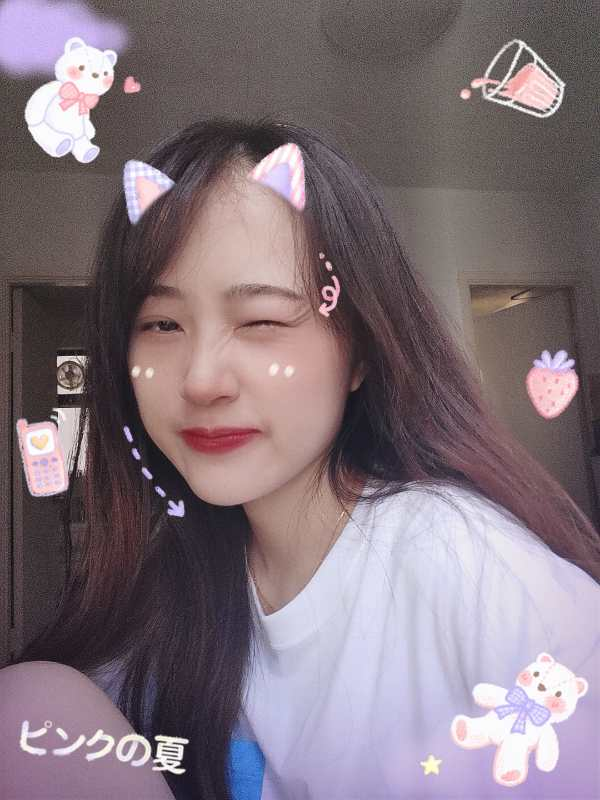
#> input picture img/origin_photo/10.jpg, 600 x 800 px; its folder holds only this picture in this run
$ python change_pic_size.py
#> lines starting #> are read from the running program, lines starting #| are printed output that depends on the picture
#> further down, im is the input picture: shape (800, 600, 3); mean B, G, R 123.4, 115.4, 129.8
import cv2
import os
import sys

def process_image(img, min_side_w, min_side_h):
#> called with min_side_w = 750, min_side_h = 500
    size = img.shape
#> size = (800, 600, 3)
    h, w = size[0], size[1]
#> h = 800; w = 600
    scale_w = w / float(min_side_w)
#> scale_w = 0.8
    scale_h = h / float(min_side_h)
#> scale_h = 1.6
    scale = max(scale_w, scale_h)
#> scale = 1.6
    new_w, new_h = int(w/scale), int(h/scale)
#> new_w = 375; new_h = 500
    resize_img = cv2.resize(img, (new_w, new_h))
    if new_w % 2 != 0 and new_h % 2 == 0:
        top, bottom, left, right = (min_side_h-new_h)/2, (min_side_h-new_h)/2, (min_side_w-new_w)/2 + 1, (min_side_w-new_w)/2
#> top = 0; bottom = 0; left = 188.5; right = 187.5
    elif new_h % 2 != 0 and new_w % 2 == 0:
        top, bottom, left, right = (min_side_h-new_h)/2 + 1, (min_side_h-new_h)/2, (min_side_w-new_w)/2, (min_side_w-new_w)/2
    elif new_h % 2 == 0 and new_w % 2 == 0:
        top, bottom, left, right = (min_side_h-new_h)/2, (min_side_h-new_h)/2, (min_side_w-new_w)/2, (min_side_w-new_w)/2
    else:
        top, bottom, left, right = (min_side_h-new_h)/2 + 1, (min_side_h-new_h)/2, (min_side_w-new_w)/2 + 1, (min_side_w-new_w)/2

    pad_img = cv2.copyMakeBorder(resize_img, int(top), int(bottom), int(left), int(right), cv2.BORDER_CONSTANT, value=[255,255,255]) #从图像边界向上,下,左,右扩的像素数目
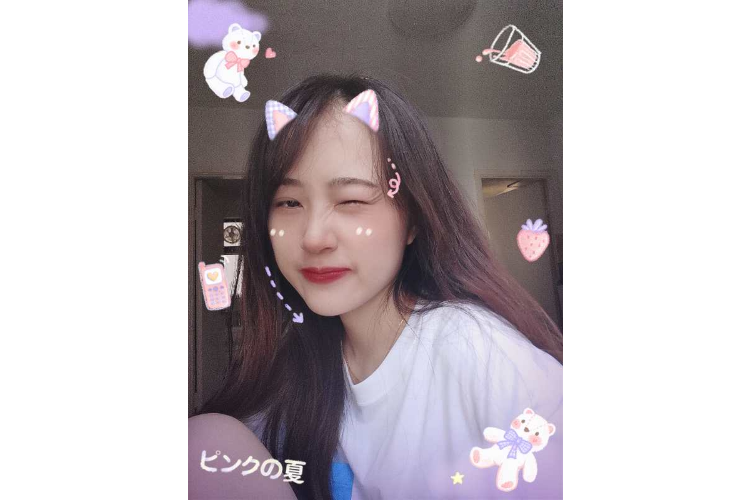
#> pad_img: shape (500, 750, 3); mean B, G, R 189.1, 185.2, 192.4
    return pad_img

path = "./img/origin_photo/"
save_path = "./img/scale_photo/"
for filename in os.listdir(path):
    im = cv2.imread(path + filename)
    img_new = process_image(im, 750, 500)
    cv2.imwrite(save_path +'scale_'+filename, img_new)

$ run again, on img/origin_photo/22.jpg
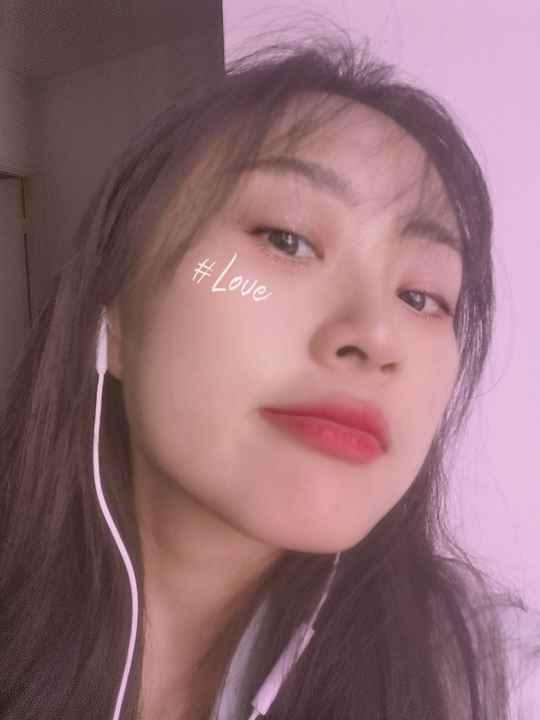
#> input picture img/origin_photo/22.jpg, 1080 x 1440 px (shown at 1/2 size)
#> im is the input picture: shape (1440, 1080, 3); mean B, G, R 116.5, 109.9, 146.2
#> in process_image, `resize_img = cv2.resize(img, (new_w, new_h))`:
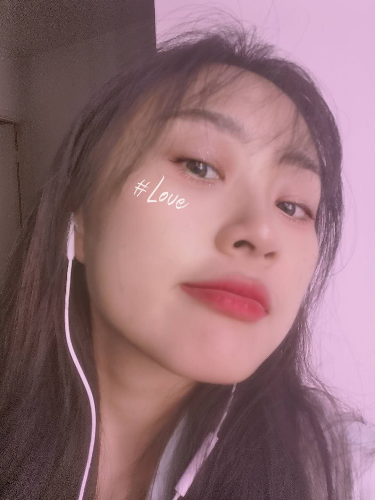
#> resize_img: shape (500, 375, 3); mean B, G, R 116.4, 109.9, 146.1
#> in process_image, `pad_img = cv2.copyMakeBorder(resize_img, int(top), int(bottom), int(le..`:
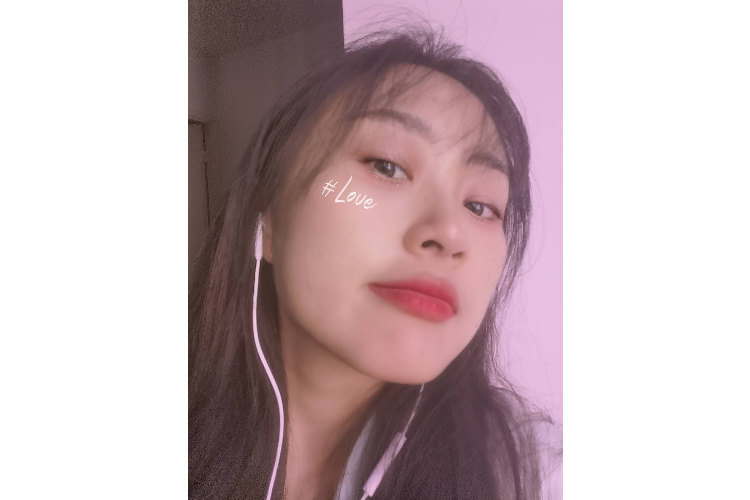
#> pad_img: shape (500, 750, 3); mean B, G, R 185.7, 182.4, 200.6

$ run again, on img/origin_photo/23.jpg
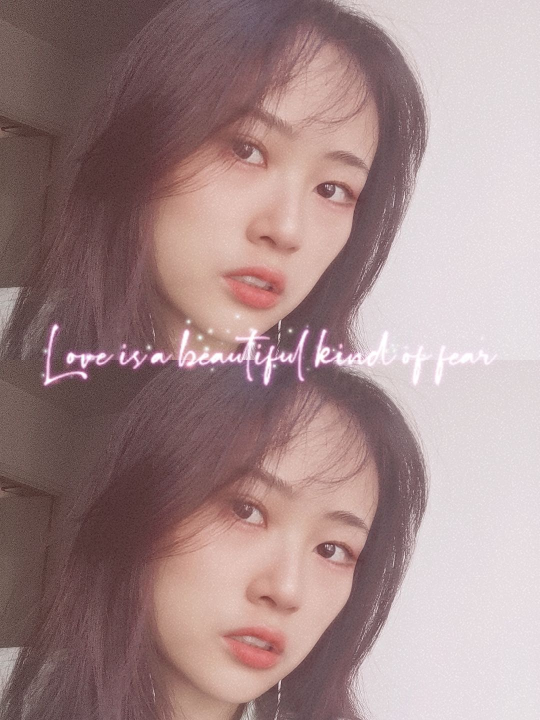
#> input picture img/origin_photo/23.jpg, 1080 x 1440 px (shown at 1/2 size)
#> im is the input picture: shape (1440, 1080, 3); mean B, G, R 137.4, 137.5, 163.5
#> in process_image, `resize_img = cv2.resize(img, (new_w, new_h))`:
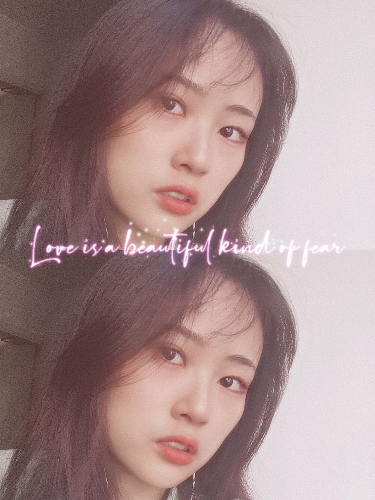
#> resize_img: shape (500, 375, 3); mean B, G, R 137.3, 137.4, 163.4
#> in process_image, `pad_img = cv2.copyMakeBorder(resize_img, int(top), int(bottom), int(le..`:
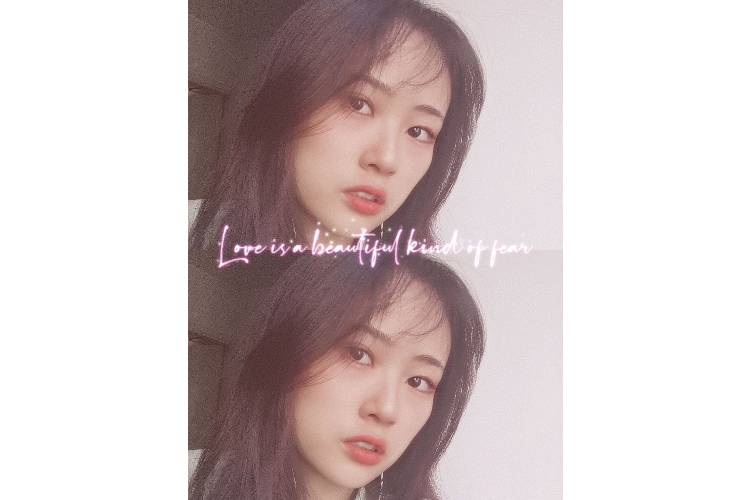
#> pad_img: shape (500, 750, 3); mean B, G, R 196.1, 196.2, 209.2

$ run again, on img/origin_photo/4.jpg
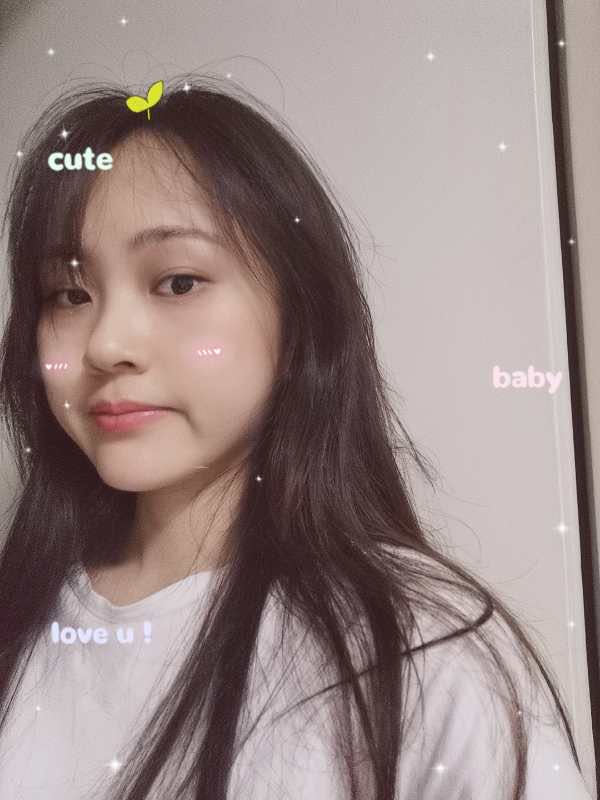
#> input picture img/origin_photo/4.jpg, 600 x 800 px
#> im is the input picture: shape (800, 600, 3); mean B, G, R 132.4, 134.6, 152
#> in process_image, `pad_img = cv2.copyMakeBorder(resize_img, int(top), int(bottom), int(le..`:
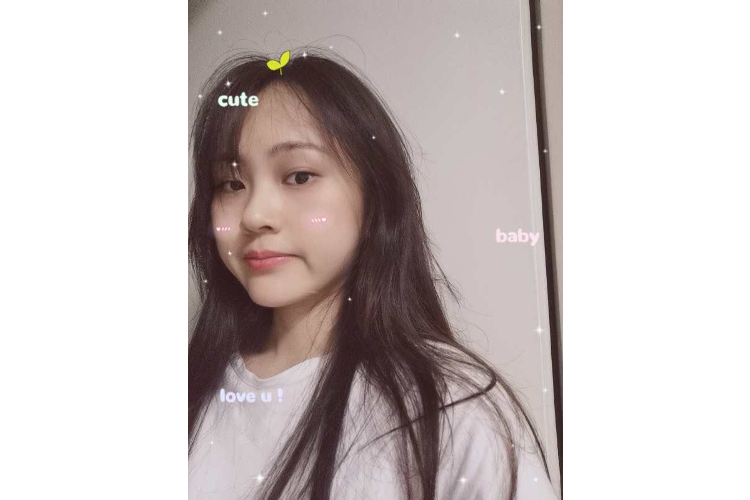
#> pad_img: shape (500, 750, 3); mean B, G, R 193.6, 194.8, 203.4

$ run again, on img/origin_photo/11.jpg
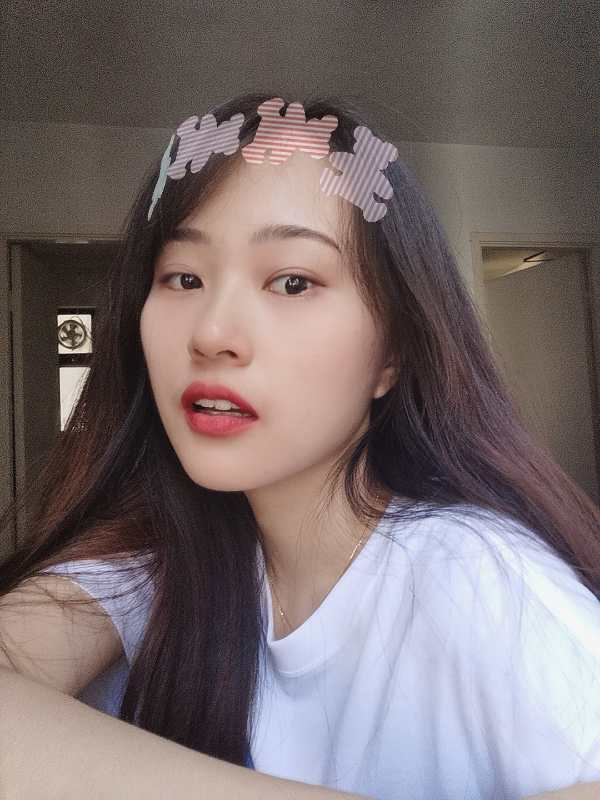
#> input picture img/origin_photo/11.jpg, 600 x 800 px
#> im is the input picture: shape (800, 600, 3); mean B, G, R 112, 111, 123.4
#> in process_image, `pad_img = cv2.copyMakeBorder(resize_img, int(top), int(bottom), int(le..`:
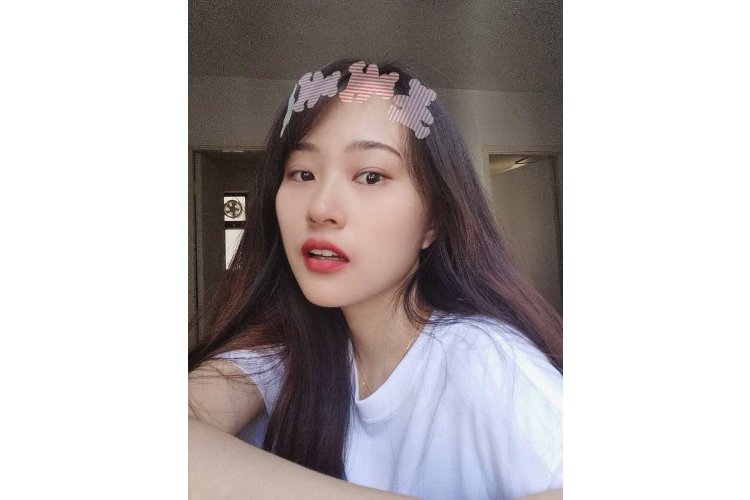
#> pad_img: shape (500, 750, 3); mean B, G, R 183.5, 183, 189.2
